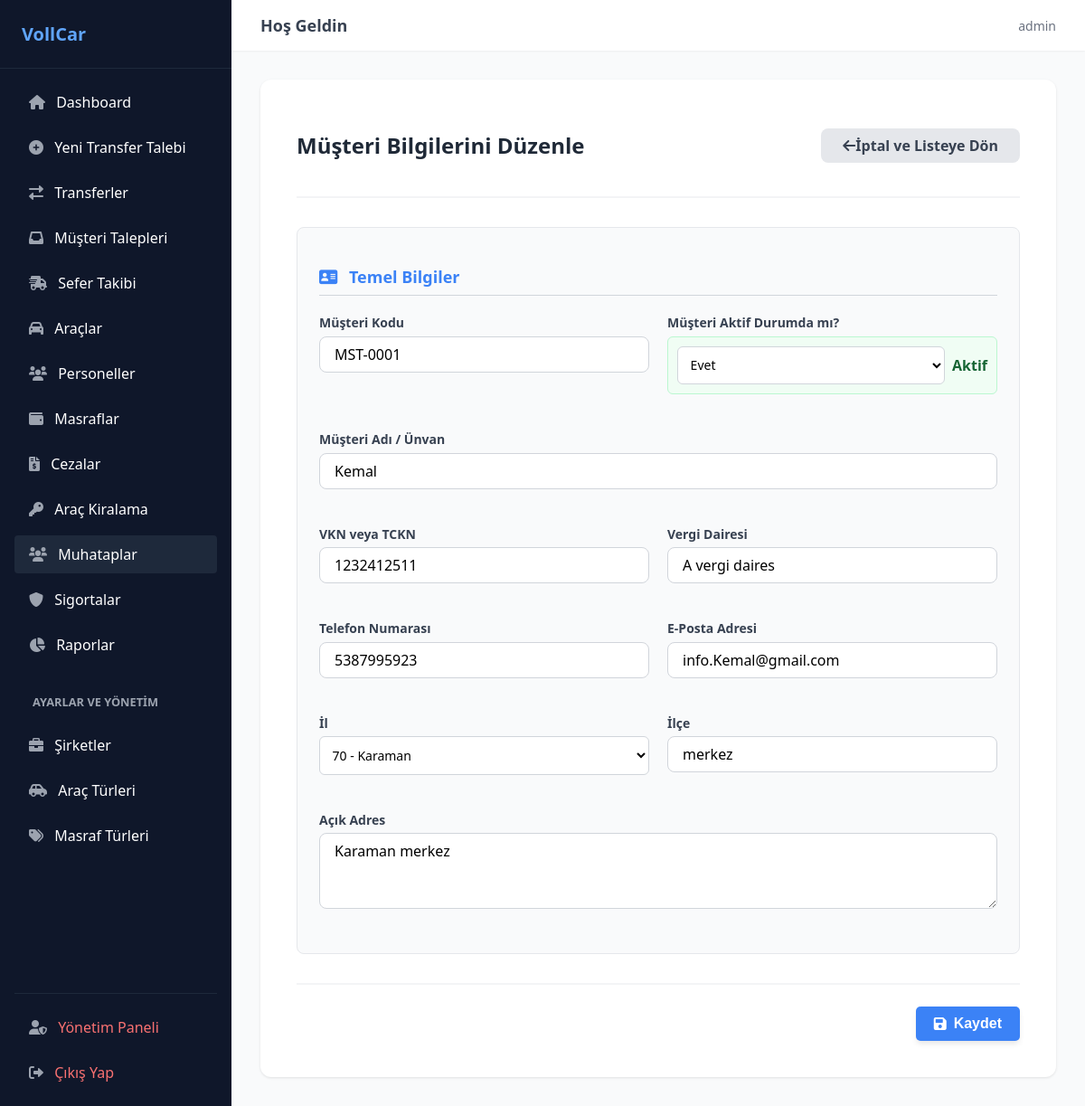
/muhataplar/duzenle/2/ (signed in), run on the app's committed database.
### transfer/models.py (models this page shows, shortened)
class Muhatap(models.Model):
    musteri_kodu = models.CharField(max_length=50, unique=True, null=True, blank=True, verbose_name="Müşteri Kodu")
    unvan = models.CharField(max_length=100, unique=True, verbose_name="Müşteri Adı / Ünvan")
    vkn = models.CharField(max_length=11, null=True, blank=True, verbose_name="VKN / TCKN")
    eposta = models.EmailField(null=True, blank=True, verbose_name="E-Posta")
    telefon = models.CharField(max_length=15, null=True, blank=True, verbose_name="Telefon")
    adres = models.TextField(null=True, blank=True, verbose_name="Açık Adres")
    il = models.CharField(max_length=50, choices=Arac.IL_SECENEKLERI, null=True, blank=True, verbose_name="İl")
    ilce = models.CharField(max_length=50, null=True, blank=True, verbose_name="İlçe")
    vergi_dairesi = models.CharField(max_length=100, null=True, blank=True, verbose_name="Vergi Dairesi")
    slug = models.SlugField(max_length=100, unique=True, null=True, blank=True)
    aktif = models.BooleanField(default=True, null=True, verbose_name="Aktif mi?")

### transfer/views.py (the view)
# urls.py: path('muhataplar/duzenle/<int:id>/', staff_only(views.muhatap_duzenle), name='muhatap_duzenle'),
@login_required
def muhatap_duzenle(request, id):
    muhatap = get_object_or_404(Muhatap, id=id)
    if request.method == 'POST':
        form = MuhatapForm(request.POST, instance=muhatap)
        if form.is_valid():
            form.save()
            return redirect('muhatap_listesi')
    else:
        form = MuhatapForm(instance=muhatap)
    return render(request, 'transfer/muhatap_ekle.html', {'form': form, 'baslik': 'Müşteri Bilgilerini Düzenle', 'muhatap': muhatap})

### transfer/urls.py (called while the page is built)
def staff_only(view_func):
    return user_passes_test(lambda u: u.is_staff, login_url='transfer_listesi')(view_func)

### transfer/templates/transfer/muhatap_ekle.html (shortened to what this page needs)
{% extends "transfer/base.html" %}
{% block content %}
<div class="form-container">
    <div class="form-header">
        <h1 class="form-title">{{ baslik }}</h1>
        <a href="{% url 'muhatap_listesi' %}" class="btn-gray">
            <i class="fas fa-arrow-left"></i> İptal ve Listeye Dön
        </a>
    </div>
    <form method="POST">
        <div class="form-section">
            <h3 class="section-title form-section-blue"><i class="fas fa-address-card mr-2"></i> Temel Bilgiler</h3>
            <div class="grid-2">
                <div class="form-group">
                    <label>Müşteri Kodu</label>
                    {{ form.musteri_kodu }}
                </div>
                <div class="form-group">
                    <label>Müşteri Aktif Durumda mı?</label>
                    <div class="form-group-checkbox" style="display:flex; align-items:center; padding:10px; background:#f0fdf4; border-radius:6px; border:1px solid #bbf7d0; margin-top:4px;">
                        {{ form.aktif }}
                        <span style="margin-left:8px; font-weight:bold; color:#166534;">Aktif</span>
                    </div>
                </div>
                <div class="form-group full-width">
                    <label>Müşteri Adı / Ünvan</label>
                    {{ form.unvan }}
                </div>
                <div class="form-group">
                    <label>VKN veya TCKN</label>
                    {{ form.vkn }}
                </div>
                <div class="form-group">
                    <label>Vergi Dairesi</label>
                    {{ form.vergi_dairesi }}
                </div>
                <div class="form-group">
                    <label>Telefon Numarası</label>
                    {{ form.telefon }}
                </div>
                <div class="form-group">
                    <label>E-Posta Adresi</label>
                    {{ form.eposta }}
                </div>
                <div class="form-group">
                    <label>İl</label>
                    {{ form.il }}
                </div>
                <div class="form-group">
                    <label>İlçe</label>
                    {{ form.ilce }}
                </div>
                <div class="form-group full-width">
                    <label>Açık Adres</label>
                    {{ form.adres }}
                </div>
            </div>
        </div>
        <div class="form-footer">
            <button type="submit" class="btn-blue btn-save" style="background:#3b82f6; color:white; border:none; padding:10px 20px; border-radius:5px; cursor:pointer; font-size:16px;">
                <i class="fas fa-save mr-2"></i> Kaydet
            </button>
        </div>
    </form>
</div>
{% endblock %}

### transfer/templates/transfer/base.html (shortened to what this page needs)
{% load static %}
<!DOCTYPE html>
<html lang="tr">
<head>
    <link rel="stylesheet" href="{% static 'transfer/css/style.css' %}">
    <link rel="stylesheet" href="https://cdnjs.cloudflare.com/ajax/libs/font-awesome/6.0.0/css/all.min.css">
</head>
<body>
    <div class="app-container">
        <aside class="sidebar" style="overflow-y: auto; height: 100vh;">
            <div class="sidebar-header">
                VollCar
            </div>
            <nav class="sidebar-nav">
                {% if request.user.is_staff %}
                <a href="{% url 'dashboard' %}" class="nav-link {% if request.resolver_match.url_name == 'dashboard' %}active{% endif %}">
                    <i class="fas fa-home"></i> Dashboard
                </a>
                {% endif %}
                <a href="{% url 'transfer_ekle' %}" class="nav-link {% if request.resolver_match.url_name == 'transfer_ekle' %}active{% endif %}">
                    <i class="fas fa-plus-circle"></i> Yeni Transfer Talebi
                </a>
                <a href="{% url 'transfer_listesi' %}" class="nav-link {% if request.resolver_match.url_name == 'transfer_listesi' %}active{% endif %}">
                    <i class="fas fa-exchange-alt"></i> Transferler
                </a>
                {% if request.user.is_staff %}
                <a href="{% url 'transfer_talep_listesi' %}" class="nav-link {% if request.resolver_match.url_name == 'transfer_talep_listesi' %}active{% endif %}">
                    <i class="fas fa-inbox"></i> Müşteri Talepleri
                </a>
                <a href="{% url 'sefer_listesi' %}" class="nav-link {% if request.resolver_match.url_name == 'sefer_listesi' %}active{% endif %}">
                    <i class="fas fa-shipping-fast"></i> Sefer Takibi
                </a>
                <a href="{% url 'arac_listesi' %}" class="nav-link {% if request.resolver_match.url_name == 'arac_listesi' or request.resolver_match.url_name == 'arac_ekle' %}active{% endif %}">
                    <i class="fas fa-car"></i> Araçlar
                </a>
                <a href="{% url 'personel_listesi' %}" class="nav-link {% if request.resolver_match.url_name == 'personel_listesi' or request.resolver_match.url_name == 'personel_ekle' %}active{% endif %}">
                    <i class="fas fa-users"></i> Personeller
                </a>
                <a href="{% url 'masraf_listesi' %}" class="nav-link {% if 'masraf' in request.resolver_match.url_name %}active{% endif %}">
                    <i class="fas fa-wallet"></i> Masraflar
                </a>
                <a href="{% url 'ceza_listesi' %}" class="nav-link {% if 'ceza' in request.resolver_match.url_name %}active{% endif %}">
                    <i class="fas fa-file-invoice-dollar"></i> Cezalar
                </a>
                <a href="{% url 'kiralama_listesi' %}" class="nav-link {% if 'kiralama' in request.resolver_match.url_name %}active{% endif %}">
                    <i class="fas fa-key"></i> Araç Kiralama
                </a>
                <a href="{% url 'muhatap_listesi' %}" class="nav-link {% if 'muhatap' in request.resolver_match.url_name %}active{% endif %}">
                    <i class="fas fa-users"></i> Muhataplar
                </a>
                <a href="{% url 'sigorta_listesi' %}" class="nav-link {% if 'sigorta' in request.resolver_match.url_name %}active{% endif %}">
                    <i class="fas fa-shield-alt"></i> Sigortalar
                </a>
                <a href="{% url 'raporlar_ana' %}" class="nav-link {% if 'rapor' in request.resolver_match.url_name %}active{% endif %}">
                    <i class="fas fa-chart-pie"></i> Raporlar
                </a>
                <div style="padding: 10px 20px; font-size: 0.8rem; color: #9ca3af; text-transform: uppercase; font-weight: bold; margin-top: 15px;">Ayarlar ve Yönetim</div>
                <a href="{% url 'firma_listesi' %}" class="nav-link {% if 'firma' in request.resolver_match.url_name %}active{% endif %}">
                    <i class="fas fa-briefcase"></i> Şirketler
                </a>
                <a href="{% url 'arac_turu_listesi' %}" class="nav-link {% if 'arac_turu' in request.resolver_match.url_name %}active{% endif %}">
                    <i class="fas fa-car-side"></i> Araç Türleri
                </a>
                <a href="{% url 'masraf_turu_listesi' %}" class="nav-link {% if 'masraf_turu' in request.resolver_match.url_name %}active{% endif %}">
                    <i class="fas fa-tags"></i> Masraf Türleri
                </a>
                {% endif %}
                <div class="bottom-nav">
                    {% if request.user.is_staff %}
                    <a href="/admin" target="_blank" class="nav-link admin-link">
                        <i class="fas fa-user-shield"></i> Yönetim Paneli
                    </a>
                    {% endif %}
                    <a href="{% url 'cikis_yap' %}" class="nav-link logout-link">
                        <i class="fas fa-sign-out-alt"></i> Çıkış Yap
                    </a>
                </div>
            </nav>
        </aside>
        <main class="main-content">
            <header class="top-header">
                <h2 class="header-title">Hoş Geldin</h2>
                <div class="user-actions">
                    <span class="user-info">{{ user.username }}</span>
                </div>
            </header>
            <div class="content-wrapper">
                {% block content %}
                {% endblock %}
            </div>
        </main>
    </div>
</body>
</html>

### transfer/static/transfer/css/style.css (style rules this page uses)
body { background-color: #f3f4f6; font-family: ui-sans-serif, system-ui, -apple-system, BlinkMacSystemFont, "Segoe UI", Roboto, "Helvetica Neue", Arial, sans-serif; -webkit-font-smoothing: antialiased; margin: 0; padding: 0; }
.app-container { display: flex; height: 100vh; overflow: hidden; }
.sidebar { width: 256px; background-color: #0f172a; color: white; flex-shrink: 0; display: flex; flex-direction: column; }
.sidebar-header { padding: 1.5rem; font-size: 1.25rem; font-weight: 700; border-bottom: 1px solid #1e293b; color: #60a5fa; }
.sidebar-nav { flex: 1; padding: 1rem; display: flex; flex-direction: column; gap: 0.5rem; }
.sidebar { scrollbar-width: thin; scrollbar-color: #3b82f6 transparent; }
.nav-link { display: block; padding: 0.625rem 1rem; border-radius: 0.25rem; transition: background-color 0.2s; color: white; text-decoration: none; }
.nav-link:hover, .nav-link.active { background-color: #1e293b; }
.nav-link i { margin-right: 0.5rem; color: #9ca3af; }
.bottom-nav { padding-top: 1rem; border-top: 1px solid #1e293b; margin-top: auto; }
.nav-link.admin-link, .nav-link.logout-link { color: #f87171; }
.nav-link.logout-link { margin-top: 0.5rem; }
.main-content { flex: 1; overflow-y: auto; background-color: #f9fafb; }
.top-header { background-color: white; box-shadow: 0 1px 2px 0 rgba(0, 0, 0, 0.05); padding: 1rem 2rem; display: flex; justify-content: space-between; align-items: center; }
.header-title { font-size: 1.125rem; font-weight: 600; color: #374151; margin: 0; }
.user-info { font-size: 0.875rem; color: #6b7280; }
.user-actions { display: flex; align-items: center; gap: 1rem; }
.content-wrapper { padding: 2rem; }
.form-group { margin-bottom: 1.25rem; }
.form-input, .form-group input:not([type="checkbox"]):not([type="radio"]), .form-group select, .form-group textarea { width: 100%; padding: 0.5rem 1rem; border: 1px solid #d1d5db; border-radius: 0.5rem; outline: none; transition: all 0.2s; box-sizing: border-box; font-family: inherit; font-size: 1rem; background-color: white; }
.btn-blue { background-color: #2563eb; color: white; padding: 0.5rem 1rem; border-radius: 0.5rem; text-decoration: none; display: inline-flex; align-items: center; font-weight: 600; box-shadow: 0 4px 6px -1px rgba(0, 0, 0, 0.1); transition: background-color 0.2s; border: none; cursor: pointer; }
.btn-blue i { margin-right: 0.5rem; }
.btn-gray { background-color: #e5e7eb; color: #374151; padding: 0.5rem 1.5rem; border-radius: 0.5rem; text-decoration: none; display: inline-flex; align-items: center; justify-content: center; font-weight: 600; transition: background-color 0.2s; }
.form-container { max-width: 1200px; margin: 0 auto; background: white; padding: 2.5rem; border-radius: 0.75rem; box-shadow: 0 1px 3px rgba(0,0,0,0.1); }
.form-header { display: flex; justify-content: space-between; align-items: center; border-bottom: 2px solid #f3f4f6; padding-bottom: 1.5rem; margin-bottom: 2rem; }
.form-title { font-size: 1.5rem; font-weight: bold; color: #1f2937; }
.form-section-blue { color: #3b82f6; }
.form-group-checkbox { display: flex; align-items: center; margin-top: 1rem; background: white; padding: 1rem; border-radius: 0.5rem; border: 1px solid #e5e7eb; }
.form-footer { border-top: 2px solid #f3f4f6; padding-top: 1.5rem; margin-top: 2rem; display: flex; justify-content: flex-end; }
.btn-save { font-size: 1.125rem; padding: 0.75rem 2.5rem; }
.mr-2 { margin-right: 0.5rem; }
.form-group label { display: block; font-size: 0.875rem; font-weight: 600; color: #374151; margin-bottom: 0.35rem; }
.form-group input, .form-group select { width: 100%; padding: 0.6rem; border: 1px solid #d1d5db; border-radius: 0.375rem; font-size: 0.875rem; outline: none; transition: border-color 0.2s; }
.form-section { background: #f9fafb; padding: 1.5rem; border-radius: 0.5rem; border: 1px solid #e5e7eb; }
.section-title { font-size: 1.125rem; font-weight: bold; margin-bottom: 1.25rem; border-bottom: 1px solid #d1d5db; padding-bottom: 0.5rem; }
.grid-2 { display: grid; grid-template-columns: 1fr; gap: 1.25rem; }
@media (min-width: 768px) { .grid-2 { grid-template-columns: 1fr 1fr; } }
.full-width { grid-column: span 1; }
@media (min-width: 768px) { .full-width { grid-column: span 2; } }

### data on the page
Muhatap: musteri_kodu "MST-0001", aktif "Evet", unvan "Kemal", vkn "1232412511", vergi_dairesi "A vergi daires", telefon "5387995923", eposta "info.Kemal@gmail.com", il "70 - Karaman", ilce "merkez", adres "Karaman merkez"

### other printed values
{{ user.username }} "admin"
{{ baslik }} "Müşteri Bilgilerini Düzenle"
